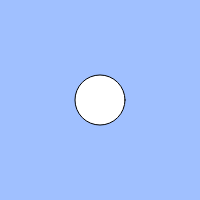
Frame 1 (no input)
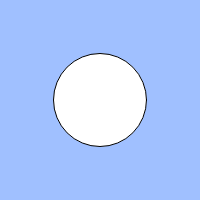
Frame 60 (no input)
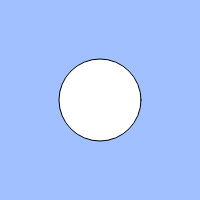
Frame 120 (the mouse pressed at the canvas centre since frame 60)

The p5.js sketch that drew these frames (run headless with seeded random() and noise() and a simulated clock; from frame 60 on, the mouse is pressed at the canvas centre):

// p5.js sketch
// ── sketch.js
// 練習問題「心臓の鼓動のように大きくなったり小さくなったりする円」
let count;
let cycle;

function setup(){
  createCanvas(200, 200);
  count = 0;
  cycle = 50;
  v=1
}

function draw(){
  background(160, 192, 255);
  ellipse(width / 2, height / 2, cycle+count);
  count=count+v;
  if(count>50||count<0){
    v=v*(-1);  
  }
}
function mousePressed(){v=v*2;}
function mouseReleased(){v=v/2;}
  
